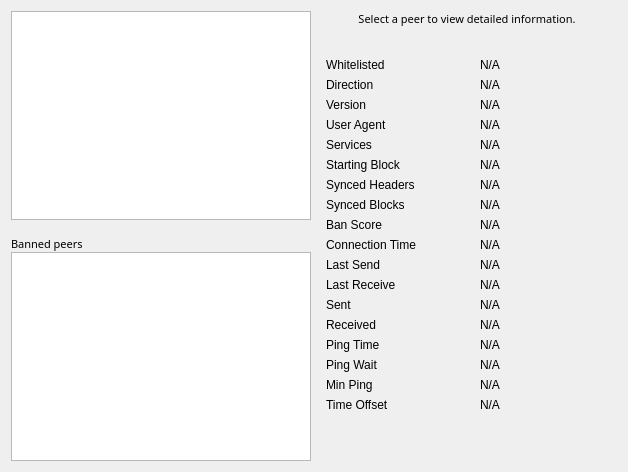
     <widget class="QWidget" name="tab_peers">
      <attribute name="title">
       <string>&amp;Peers</string>
      </attribute>
      <layout class="QGridLayout" name="gridLayout_2">
       <item row="0" column="0" rowspan="2">
        <layout class="QVBoxLayout" name="verticalLayout_101">
         <property name="spacing">
          <number>0</number>
         </property>
         <item>
          <widget class="QTableView" name="peerWidget">
           <property name="horizontalScrollBarPolicy">
            <enum>Qt::ScrollBarAsNeeded</enum>
           </property>
           <property name="tabKeyNavigation">
            <bool>false</bool>
           </property>
           <property name="sortingEnabled">
            <bool>true</bool>
           </property>
           <attribute name="horizontalHeaderHighlightSections">
            <bool>false</bool>
           </attribute>
          </widget>
         </item>
         <item>
          <widget class="QLabel" name="banHeading">
           <property name="sizePolicy">
            <sizepolicy hsizetype="Preferred" vsizetype="Minimum">
             <horstretch>0</horstretch>
             <verstretch>0</verstretch>
            </sizepolicy>
           </property>
           <property name="minimumSize">
            <size>
             <width>300</width>
             <height>32</height>
            </size>
           </property>
           <property name="maximumSize">
            <size>
             <width>16777215</width>
             <height>32</height>
            </size>
           </property>
           <property name="font">
            <font>
             <family>UD Digi Kyokasho NP-R</family>
             <pointsize>8</pointsize>
             <weight>50</weight>
             <italic>false</italic>
             <bold>false</bold>
            </font>
           </property>
           <property name="cursor">
            <cursorShape>IBeamCursor</cursorShape>
           </property>
           <property name="text">
            <string>Banned peers</string>
           </property>
           <property name="alignment">
            <set>Qt::AlignBottom|Qt::AlignLeading|Qt::AlignLeft</set>
           </property>
           <property name="wordWrap">
            <bool>true</bool>
           </property>
           <property name="textInteractionFlags">
            <set>Qt::NoTextInteraction</set>
           </property>
          </widget>
         </item>
         <item>
          <widget class="QTableView" name="banlistWidget">
           <property name="sizePolicy">
            <sizepolicy hsizetype="Expanding" vsizetype="Expanding">
             <horstretch>0</horstretch>
             <verstretch>0</verstretch>
            </sizepolicy>
           </property>
           <property name="horizontalScrollBarPolicy">
            <enum>Qt::ScrollBarAsNeeded</enum>
           </property>
           <property name="tabKeyNavigation">
            <bool>false</bool>
           </property>
           <property name="sortingEnabled">
            <bool>true</bool>
           </property>
           <attribute name="horizontalHeaderHighlightSections">
            <bool>false</bool>
           </attribute>
          </widget>
         </item>
        </layout>
       </item>
       <item row="0" column="1">
        <widget class="QLabel" name="peerHeading">
         <property name="sizePolicy">
          <sizepolicy hsizetype="Preferred" vsizetype="Minimum">
           <horstretch>0</horstretch>
           <verstretch>0</verstretch>
          </sizepolicy>
         </property>
         <property name="minimumSize">
          <size>
           <width>300</width>
           <height>32</height>
          </size>
         </property>
         <property name="font">
          <font>
           <family>UD Digi Kyokasho NP-R</family>
           <pointsize>8</pointsize>
           <weight>50</weight>
           <italic>false</italic>
           <bold>false</bold>
          </font>
         </property>
         <property name="cursor">
          <cursorShape>IBeamCursor</cursorShape>
         </property>
         <property name="text">
          <string>Select a peer to view detailed information.</string>
         </property>
         <property name="alignment">
          <set>Qt::AlignHCenter|Qt::AlignTop</set>
         </property>
         <property name="wordWrap">
          <bool>true</bool>
         </property>
         <property name="textInteractionFlags">
          <set>Qt::LinksAccessibleByMouse|Qt::TextSelectableByKeyboard|Qt::TextSelectableByMouse</set>
         </property>
        </widget>
       </item>
       <item row="1" column="1">
        <widget class="QWidget" name="detailWidget" native="true">
         <property name="minimumSize">
          <size>
           <width>300</width>
           <height>0</height>
          </size>
         </property>
         <layout class="QGridLayout" name="gridLayout_3">
          <item row="0" column="0">
           <widget class="QLabel" name="label_30">
            <property name="text">
             <string>Whitelisted</string>
            </property>
           </widget>
          </item>
          <item row="0" column="2">
           <widget class="QLabel" name="peerWhitelisted">
            <property name="cursor">
             <cursorShape>IBeamCursor</cursorShape>
            </property>
            <property name="text">
             <string>N/A</string>
            </property>
            <property name="textFormat">
             <enum>Qt::PlainText</enum>
            </property>
            <property name="textInteractionFlags">
             <set>Qt::LinksAccessibleByMouse|Qt::TextSelectableByKeyboard|Qt::TextSelectableByMouse</set>
            </property>
           </widget>
          </item>
          <item row="1" column="0">
           <widget class="QLabel" name="label_23">
            <property name="text">
             <string>Direction</string>
            </property>
           </widget>
          </item>
          <item row="1" column="2">
           <widget class="QLabel" name="peerDirection">
            <property name="cursor">
             <cursorShape>IBeamCursor</cursorShape>
            </property>
            <property name="text">
             <string>N/A</string>
            </property>
            <property name="textFormat">
             <enum>Qt::PlainText</enum>
            </property>
            <property name="textInteractionFlags">
             <set>Qt::LinksAccessibleByMouse|Qt::TextSelectableByKeyboard|Qt::TextSelectableByMouse</set>
            </property>
           </widget>
          </item>
          <item row="2" column="0">
           <widget class="QLabel" name="label_21">
            <property name="text">
             <string>Version</string>
            </property>
           </widget>
          </item>
          <item row="2" column="2">
           <widget class="QLabel" name="peerVersion">
            <property name="cursor">
             <cursorShape>IBeamCursor</cursorShape>
            </property>
            <property name="text">
             <string>N/A</string>
            </property>
            <property name="textFormat">
             <enum>Qt::PlainText</enum>
            </property>
            <property name="textInteractionFlags">
             <set>Qt::LinksAccessibleByMouse|Qt::TextSelectableByKeyboard|Qt::TextSelectableByMouse</set>
            </property>
           </widget>
          </item>
          <item row="3" column="0">
           <widget class="QLabel" name="label_28">
            <property name="text">
             <string>User Agent</string>
            </property>
           </widget>
          </item>
          <item row="3" column="2">
           <widget class="QLabel" name="peerSubversion">
            <property name="cursor">
             <cursorShape>IBeamCursor</cursorShape>
            </property>
            <property name="text">
             <string>N/A</string>
            </property>
            <property name="textFormat">
             <enum>Qt::PlainText</enum>
            </property>
            <property name="textInteractionFlags">
             <set>Qt::LinksAccessibleByMouse|Qt::TextSelectableByKeyboard|Qt::TextSelectableByMouse</set>
            </property>
           </widget>
          </item>
          <item row="4" column="0">
           <widget class="QLabel" name="label_4">
            <property name="text">
             <string>Services</string>
            </property>
           </widget>
          </item>
          <item row="4" column="2">
           <widget class="QLabel" name="peerServices">
            <property name="cursor">
             <cursorShape>IBeamCursor</cursorShape>
            </property>
            <property name="text">
             <string>N/A</string>
            </property>
            <property name="textFormat">
             <enum>Qt::PlainText</enum>
            </property>
            <property name="textInteractionFlags">
             <set>Qt::LinksAccessibleByMouse|Qt::TextSelectableByKeyboard|Qt::TextSelectableByMouse</set>
            </property>
           </widget>
          </item>
          <item row="5" column="0">
           <widget class="QLabel" name="label_29">
            <property name="text">
             <string>Starting Block</string>
            </property>
           </widget>
          </item>
          <item row="5" column="2">
           <widget class="QLabel" name="peerHeight">
            <property name="cursor">
             <cursorShape>IBeamCursor</cursorShape>
            </property>
            <property name="text">
             <string>N/A</string>
            </property>
            <property name="textFormat">
             <enum>Qt::PlainText</enum>
            </property>
            <property name="textInteractionFlags">
             <set>Qt::LinksAccessibleByMouse|Qt::TextSelectableByKeyboard|Qt::TextSelectableByMouse</set>
            </property>
           </widget>
          </item>
          <item row="6" column="0">
           <widget class="QLabel" name="label_27">
            <property name="text">
             <string>Synced Headers</string>
            </property>
           </widget>
          </item>
          <item row="6" column="2">
           <widget class="QLabel" name="peerSyncHeight">
            <property name="cursor">
             <cursorShape>IBeamCursor</cursorShape>
            </property>
            <property name="text">
             <string>N/A</string>
            </property>
            <property name="textFormat">
             <enum>Qt::PlainText</enum>
            </property>
            <property name="textInteractionFlags">
             <set>Qt::LinksAccessibleByMouse|Qt::TextSelectableByKeyboard|Qt::TextSelectableByMouse</set>
            </property>
           </widget>
          </item>
          <item row="7" column="0">
           <widget class="QLabel" name="label_25">
            <property name="text">
             <string>Synced Blocks</string>
            </property>
           </widget>
          </item>
          <item row="7" column="2">
           <widget class="QLabel" name="peerCommonHeight">
            <property name="cursor">
             <cursorShape>IBeamCursor</cursorShape>
            </property>
            <property name="text">
             <string>N/A</string>
            </property>
            <property name="textFormat">
             <enum>Qt::PlainText</enum>
            </property>
            <property name="textInteractionFlags">
             <set>Qt::LinksAccessibleByMouse|Qt::TextSelectableByKeyboard|Qt::TextSelectableByMouse</set>
            </property>
           </widget>
          </item>
          <item row="8" column="0">
           <widget class="QLabel" name="label_24">
            <property name="text">
             <string>Ban Score</string>
            </property>
           </widget>
          </item>
          <item row="8" column="2">
           <widget class="QLabel" name="peerBanScore">
            <property name="cursor">
             <cursorShape>IBeamCursor</cursorShape>
            </property>
            <property name="text">
             <string>N/A</string>
            </property>
            <property name="textFormat">
             <enum>Qt::PlainText</enum>
            </property>
            <property name="textInteractionFlags">
             <set>Qt::LinksAccessibleByMouse|Qt::TextSelectableByKeyboard|Qt::TextSelectableByMouse</set>
            </property>
           </widget>
          </item>
          <item row="9" column="0">
           <widget class="QLabel" name="label_22">
            <property name="text">
             <string>Connection Time</string>
            </property>
           </widget>
          </item>
          <item row="9" column="2">
           <widget class="QLabel" name="peerConnTime">
            <property name="cursor">
             <cursorShape>IBeamCursor</cursorShape>
            </property>
            <property name="text">
             <string>N/A</string>
            </property>
            <property name="textFormat">
             <enum>Qt::PlainText</enum>
            </property>
            <property name="textInteractionFlags">
             <set>Qt::LinksAccessibleByMouse|Qt::TextSelectableByKeyboard|Qt::TextSelectableByMouse</set>
            </property>
           </widget>
          </item>
          <item row="10" column="0">
           <widget class="QLabel" name="label_15">
            <property name="text">
             <string>Last Send</string>
            </property>
           </widget>
          </item>
          <item row="10" column="2">
           <widget class="QLabel" name="peerLastSend">
            <property name="cursor">
             <cursorShape>IBeamCursor</cursorShape>
            </property>
            <property name="text">
             <string>N/A</string>
            </property>
            <property name="textFormat">
             <enum>Qt::PlainText</enum>
            </property>
            <property name="textInteractionFlags">
             <set>Qt::LinksAccessibleByMouse|Qt::TextSelectableByKeyboard|Qt::TextSelectableByMouse</set>
            </property>
           </widget>
          </item>
          <item row="11" column="0">
           <widget class="QLabel" name="label_19">
            <property name="text">
             <string>Last Receive</string>
            </property>
           </widget>
          </item>
          <item row="11" column="2">
           <widget class="QLabel" name="peerLastRecv">
            <property name="cursor">
             <cursorShape>IBeamCursor</cursorShape>
            </property>
            <property name="text">
             <string>N/A</string>
            </property>
            <property name="textFormat">
             <enum>Qt::PlainText</enum>
            </property>
            <property name="textInteractionFlags">
             <set>Qt::LinksAccessibleByMouse|Qt::TextSelectableByKeyboard|Qt::TextSelectableByMouse</set>
            </property>
           </widget>
          </item>
          <item row="12" column="0">
           <widget class="QLabel" name="label_18">
            <property name="text">
             <string>Sent</string>
            </property>
           </widget>
          </item>
          <item row="12" column="2">
           <widget class="QLabel" name="peerBytesSent">
            <property name="cursor">
             <cursorShape>IBeamCursor</cursorShape>
            </property>
            <property name="text">
             <string>N/A</string>
            </property>
            <property name="textFormat">
             <enum>Qt::PlainText</enum>
            </property>
            <property name="textInteractionFlags">
             <set>Qt::LinksAccessibleByMouse|Qt::TextSelectableByKeyboard|Qt::TextSelectableByMouse</set>
            </property>
           </widget>
          </item>
          <item row="13" column="0">
           <widget class="QLabel" name="label_20">
            <property name="text">
             <string>Received</string>
            </property>
           </widget>
          </item>
          <item row="13" column="2">
           <widget class="QLabel" name="peerBytesRecv">
            <property name="cursor">
             <cursorShape>IBeamCursor</cursorShape>
            </property>
            <property name="text">
             <string>N/A</string>
            </property>
            <property name="textFormat">
             <enum>Qt::PlainText</enum>
            </property>
            <property name="textInteractionFlags">
             <set>Qt::LinksAccessibleByMouse|Qt::TextSelectableByKeyboard|Qt::TextSelectableByMouse</set>
            </property>
           </widget>
          </item>
          <item row="14" column="0">
           <widget class="QLabel" name="label_26">
            <property name="text">
             <string>Ping Time</string>
            </property>
           </widget>
          </item>
          <item row="14" column="2">
           <widget class="QLabel" name="peerPingTime">
            <property name="cursor">
             <cursorShape>IBeamCursor</cursorShape>
            </property>
            <property name="text">
             <string>N/A</string>
            </property>
            <property name="textFormat">
             <enum>Qt::PlainText</enum>
            </property>
            <property name="textInteractionFlags">
             <set>Qt::LinksAccessibleByMouse|Qt::TextSelectableByKeyboard|Qt::TextSelectableByMouse</set>
            </property>
           </widget>
          </item>
          <item row="15" column="0">
           <widget class="QLabel" name="peerPingWaitLabel">
            <property name="toolTip">
             <string>The duration of a currently outstanding ping.</string>
            </property>
            <property name="text">
             <string>Ping Wait</string>
            </property>
           </widget>
          </item>
          <item row="15" column="2">
           <widget class="QLabel" name="peerPingWait">
            <property name="cursor">
             <cursorShape>IBeamCursor</cursorShape>
            </property>
            <property name="text">
             <string>N/A</string>
            </property>
            <property name="textFormat">
             <enum>Qt::PlainText</enum>
            </property>
            <property name="textInteractionFlags">
             <set>Qt::LinksAccessibleByMouse|Qt::TextSelectableByKeyboard|Qt::TextSelectableByMouse</set>
            </property>
           </widget>
          </item>
          <item row="16" column="0">
           <widget class="QLabel" name="peerMinPingLabel">
            <property name="text">
             <string>Min Ping</string>
            </property>
           </widget>
          </item>
          <item row="16" column="2">
           <widget class="QLabel" name="peerMinPing">
            <property name="cursor">
             <cursorShape>IBeamCursor</cursorShape>
            </property>
            <property name="text">
             <string>N/A</string>
            </property>
            <property name="textFormat">
             <enum>Qt::PlainText</enum>
            </property>
            <property name="textInteractionFlags">
             <set>Qt::LinksAccessibleByMouse|Qt::TextSelectableByKeyboard|Qt::TextSelectableByMouse</set>
            </property>
           </widget>
          </item>
          <item row="17" column="0">
           <widget class="QLabel" name="label_timeoffset">
            <property name="text">
             <string>Time Offset</string>
            </property>
           </widget>
          </item>
          <item row="17" column="2">
           <widget class="QLabel" name="timeoffset">
            <property name="cursor">
             <cursorShape>IBeamCursor</cursorShape>
            </property>
            <property name="text">
             <string>N/A</string>
            </property>
            <property name="textFormat">
             <enum>Qt::PlainText</enum>
            </property>
            <property name="textInteractionFlags">
             <set>Qt::LinksAccessibleByMouse|Qt::TextSelectableByKeyboard|Qt::TextSelectableByMouse</set>
            </property>
           </widget>
          </item>
          <item row="18" column="1">
           <spacer name="verticalSpacer_3">
            <property name="orientation">
             <enum>Qt::Vertical</enum>
            </property>
            <property name="sizeHint" stdset="0">
             <size>
              <width>20</width>
              <height>40</height>
             </size>
            </property>
           </spacer>
          </item>
         </layout>
        </widget>
       </item>
      </layout>
     </widget>
